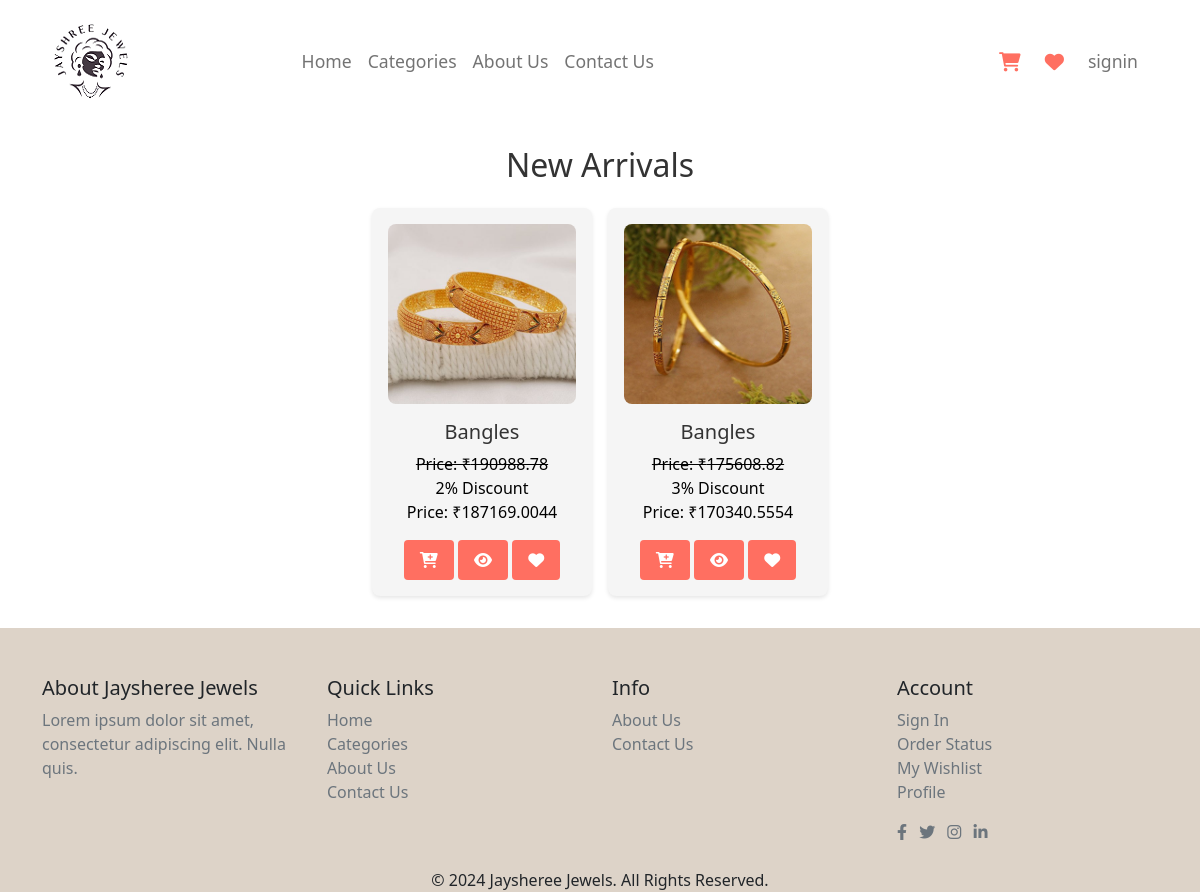
The app's page /user/product.php?sc_code=SCT03, older data.
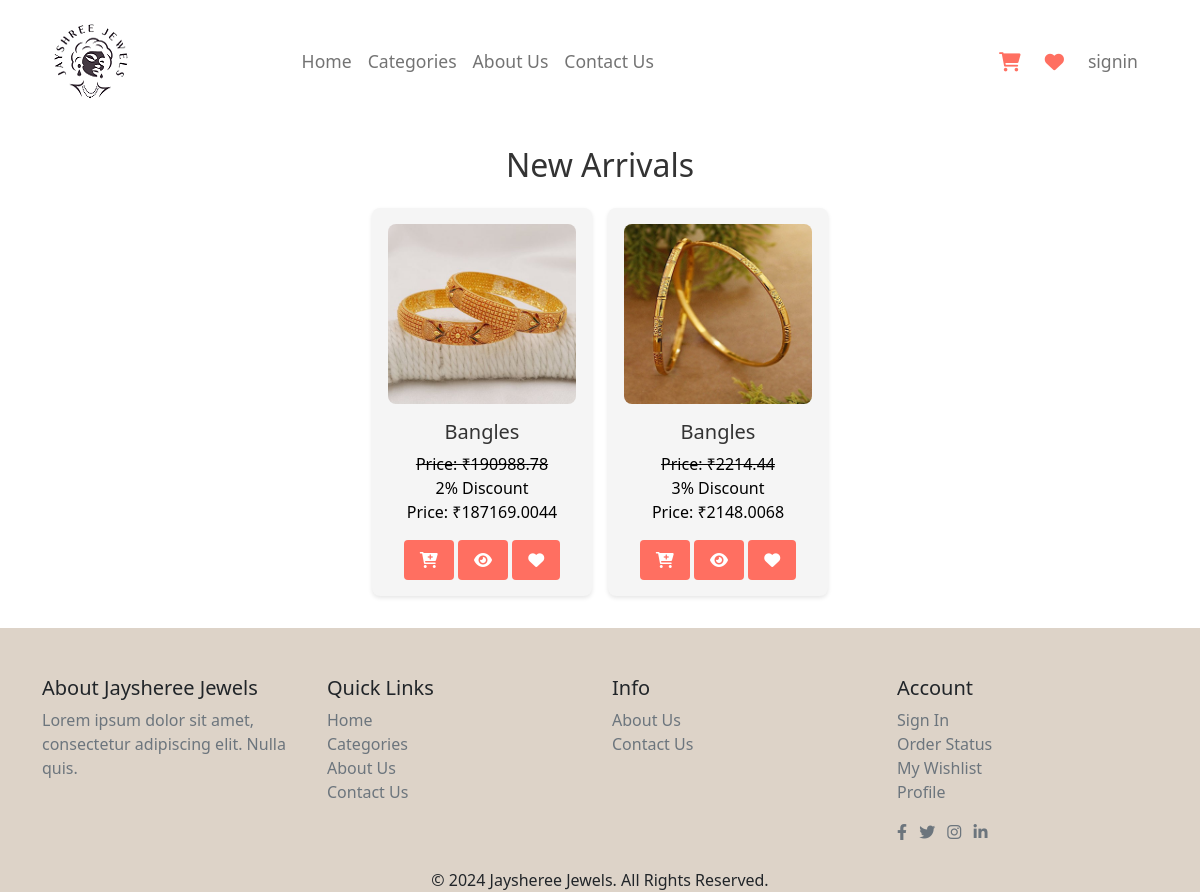
The same page, newer data.
### tables this page shows
CREATE TABLE `product_tbl` (
  `p_id` int(10) NOT NULL,
  `p_code` varchar(10) NOT NULL,
  `p_name` varchar(100) NOT NULL,
  `p_sc_code` varchar(10) NOT NULL,
  `p_type` varchar(30) NOT NULL,
  `p_gross_weight` decimal(10,3) NOT NULL,
  `p_diamond_weight` decimal(5,3) NOT NULL,
  `p_diamond_pices` int(5) NOT NULL,
  `p_purity` varchar(50) NOT NULL,
  `p_gold_weight` decimal(5,2) NOT NULL,
  `p_gold_price` decimal(10,2) NOT NULL,
  `p_diamond_price` decimal(10,2) NOT NULL,
  `p_making_charge` decimal(10,2) NOT NULL,
  `p_overhead_charges` decimal(10,2) NOT NULL,
  `p_base_price` decimal(10,2) NOT NULL,
  `p_tax` decimal(10,2) NOT NULL,
  `p_total_price` decimal(10,2) NOT NULL,
  `p_diamond_color` varchar(30) NOT NULL,
  `p_stock` int(5) NOT NULL,
  `p_discount` int(5) NOT NULL,
  `p_discount_price` double(10,2) NOT NULL,
  `p_main_image` varchar(250) NOT NULL,
  `p_other_image` varchar(1000) NOT NULL,
  `p_status` varchar(10) NOT NULL
);

### user/product.php (the view, shortened to what this page needs)
<?php
include_once 'header.php';
include_once '../conn.php';
?>
<section class="new-arrivals">
  <h2>New Arrivals</h2>
  <div class="arrivals-container">
    <?php
    if (isset($_GET['sc_code']) && !empty($_GET['sc_code'])) {
      $sc_code = $_GET['sc_code'];
      $productQuery = "SELECT * FROM product_tbl WHERE p_sc_code = '$sc_code' AND p_status = 'Active'";
      $resultp = mysqli_query($con, $productQuery);
      if ($resultp && mysqli_num_rows($resultp) > 0) {
        while ($rp = mysqli_fetch_assoc($resultp)) {
          ?>
          <a href="single-product.php?p_code=<?php echo $rp['p_code']; ?>">
            <div class="arrival-item <?php echo ($rp['p_stock'] == 0) ? 'out-of-stock' : ''; ?>" >
              <img src="<?php echo $rp['p_main_image']; ?>" alt="<?php echo $rp['p_name']; ?>">
              <h3 class="card-title text-truncate"><?php echo $rp['p_name']; ?></h3>
              <?php
              if ($rp['p_discount'] != 0) {
                $discounted_price = $rp['p_total_price'] - ($rp['p_discount'] * $rp['p_total_price'] / 100);
                ?>
                <span class="card-text text-decoration-line-through">Price: ₹<?php echo $rp['p_total_price']; ?></span><br>
                <span class="cart-text"><?php echo $rp['p_discount'] . "% Discount"; ?></span><br>
                <span class="card-text">Price: ₹<?php echo $discounted_price; ?></span><br>
                <?php
              } else {
                ?>
                <span class="card-text">Price: ₹<?php echo $rp['p_total_price']; ?></span><br>
                <?php
              }
              ?>
              <form action="" method="post">
                <div class="form-group mt-3">
                  <button type="submit" name="cart" class="buy-now">
                    <i class="fa-solid fa-cart-plus"></i>
                  </button>
                  <button type="submit" name="show" class="buy-now">
                    <i class="fa-solid fa-eye"></i>
                  </button>
                  <button type="submit" name="wishlist" class="buy-now">
                    <i class="fa-solid fa-heart"></i>
                  </button>
                </div>
              </form>
            </div>
          </a>
          <?php
        }
      } else {
        echo "<p>No products found in this subcategory.</p>";
      }
    } else {
      echo "<p>Invalid or missing subcategory code.</p>";
    }
    ?>
  </div>
</section>
<?php
include('footer.php');
?>

### user/header.php (shortened to what this page needs)
<?php
include_once "../conn.php";
        ?>
<!DOCTYPE html>
<html lang="en">
<head>
    <link rel="stylesheet" href="../css/bootstrap.min.css">
    <link rel="stylesheet" href="../css/user_style.css">
    <link rel="stylesheet" href="https://cdnjs.cloudflare.com/ajax/libs/font-awesome/6.0.0-beta3/css/all.min.css">
</head>
<body class="d-flex flex-column min-vh-100">
    <header>
        <div class="container flex-grow-1">
            <nav class="navbar navbar-expand-lg navbar-light pt-4">
                <div class="container">
                    <a href="index.php"><img src="../images/logo1.png" alt="Jayshree Jewels" class="img-fluid"></a>
                    <div class="collapse navbar-collapse" id="navbarNav">
                        <ul class="navbar-nav mx-auto">
                            <li class="nav-item">
                                <a class="nav-link" href="index.php" data-page="home">Home</a>
                            </li>
                            <li class="nav-item">
                                <a class="nav-link" href="category.php" data-page="categories">Categories</a>
                            </li>
                            <li class="nav-item">
                                <a class="nav-link" href="aboutUs.php" data-page="about">About Us</a>
                            </li>
                            <li class="nav-item">
                                <a class="nav-link" href="contactUs.php" data-page="contact">Contact Us</a>
                            </li>
                        </ul>
                        <ul class="navbar-nav ms-auto d-flex align-items-center">
                            <li class="nav-item nav-icons">
                                <a class="nav-link" href="cart.php">
                                    <i class="fas fa-shopping-cart"></i>
                                </a>
                            </li>
                            <li class="nav-item nav-icons">
                                <a class="nav-link" href="wishlist.php">
                                    <i class="fas fa-heart"></i>
                                </a>
                            </li>
                            <li class="nav-item dropdown">
                                <?php
                                if (isset($_SESSION['user_username'])) {
                                    $email = $_SESSION['user_username'];
                                    $q = "select * from user_tbl where u_email='$email'";
                                    $result = mysqli_query($con, $q);
                                    if (mysqli_num_rows($result)) {
                                        $r = mysqli_fetch_assoc($result)
                                            ?>
                                        <a class="nav-link dropdown-toggle" href="#" id="navbarDropdown" role="button"
                                            data-bs-toggle="dropdown" aria-expanded="false">
                                            <?php echo $r['u_fullname']; ?>
                                        </a>
                                        <ul class="dropdown-menu" aria-labelledby="navbarDropdown">
                                            <li><a class="dropdown-item" href="profile.php">Profile</a></li>
                                            <li><a class="dropdown-item" href="order-history.php">Order History</a></li>
                                            <li><a class="dropdown-item" href="../logout.php">Logout</a></li>
                                        </ul>
                                        <?php
                                    }
                                } else {
                                    ?>
                                <li class="nav-item">
                                    <a class="nav-link" href="../signin.php">signin</a>
                                </li>
                                <?php
                                }
                                ?>
                            </li>
                        </ul>
                    </div>
                </div>
            </nav>
        </div>
    </header>

### user/footer.php
    <footer class=" bg-footer text-dark mt-auto pt-5">
        <div class="container">
            <div class="row">
                <div class="col-md-3">
                    <h5>About Jaysheree Jewels</h5>
                    <p class="text-secondary">Lorem ipsum dolor sit amet, consectetur adipiscing elit. Nulla quis.</p>
                </div>
                <div class="col-md-3">
                    <h5>Quick Links</h5>
                    <ul class="list-unstyled">
                        <li><a href="index.php" class="text-secondary">Home</a></li>
                        <li><a href="category.php" class="text-secondary">Categories</a></li>
                        <li><a href="aboutUs.php" class="text-secondary">About Us</a></li>
                        <li><a href="contactUs.php" class="text-secondary">Contact Us</a></li>
                    </ul>
                </div>
                <div class="col-md-3">
                    <h5>Info</h5>
                    <ul class="list-unstyled">
                        <li><a href="aboutUs.php" class="text-secondary">About Us</a></li>
                        <li><a href="contactUs.php" class="text-secondary">Contact Us</a></li>
                    </ul>
                  </div>
                <div class="col-md-3">
                    <h5>Account</h5>
                    <ul class="list-unstyled">
                        <li><a href="../signin.php" class="text-secondary">Sign In</a></li>
                        <li><a href="order-history.php" class="text-secondary">Order Status</a></li>
                        <li><a href="wishlist.php" class="text-secondary">My Wishlist</a></li>
                        <li><a href="profile.php" class="text-secondary">Profile</a></li>
                    </ul>
                    <div class="social-icons mt-3">
                        <a href="#" class="text-secondary me-2"><i class="fab fa-facebook-f"></i></a>
                        <a href="#" class="text-secondary me-2"><i class="fab fa-twitter"></i></a>
                        <a href="#" class="text-secondary me-2"><i class="fab fa-instagram"></i></a>
                        <a href="#" class="text-secondary"><i class="fab fa-linkedin-in"></i></a>
                    </div>
                </div>
            </div>
            <div class="row mt-4">
                <div class="col text-center">
                    <p class="mb-0">&copy; 2024 Jaysheree Jewels. All Rights Reserved.</p>
                </div>
            </div>
        </div>
    </footer>
</body>
</html>

### css/user_style.css (style rules this page uses)
body { overflow-x: hidden; }
.navbar-nav { white-space: nowrap; }
.nav-icons .nav-link { display: flex; align-items: center; padding: 0.5rem 1rem; }
.nav-icons .nav-link i { font-size: 1.2rem; margin-right: 0.5rem; color: #ff6f61; }
.navbar { padding: 15px 0; }
.navbar-nav .nav-link { color: #6b5841; font-size: 1.1em; padding: 0 20px; }
.new-arrivals { padding: 2rem; background-color: #fff; }
.new-arrivals h2 { text-align: center; font-size: 2rem; margin-bottom: 1.5rem; color: #333; }
.arrivals-container { display: flex; flex-wrap: wrap; justify-content: center; gap: 1rem; }
.arrival-item { background-color: #f5f5f5; border-radius: 8px; text-align: center; width: 220px; padding: 1rem; box-shadow: 0 2px 4px rgba(0, 0, 0, 0.1); transition: transform 0.3s, box-shadow 0.3s; }
.arrival-item img { width: 100%; height: 180px; object-fit: cover; border-radius: 8px; }
.arrival-item h3 { margin: 1rem 0 0.5rem; font-size: 1.25rem; color: #333; }
.buy-now { background-color: #ff6f61; color: #fff; padding: 0.5rem 1rem; border: none; border-radius: 4px; cursor: pointer; font-size: 1rem; transition: background-color 0.3s; }
body { display: flex; flex-direction: column; min-height: 100vh; }
.bg-footer { background-color: #ddd3c8; color: #fff; }

Row changes from the older to the newer data that the page shows:
changed product_tbl (number 2 of 2 on the later page): p_total_price "175608.82" → "2214.44"; discounted_price "170340.5554" → "2148.0068"
